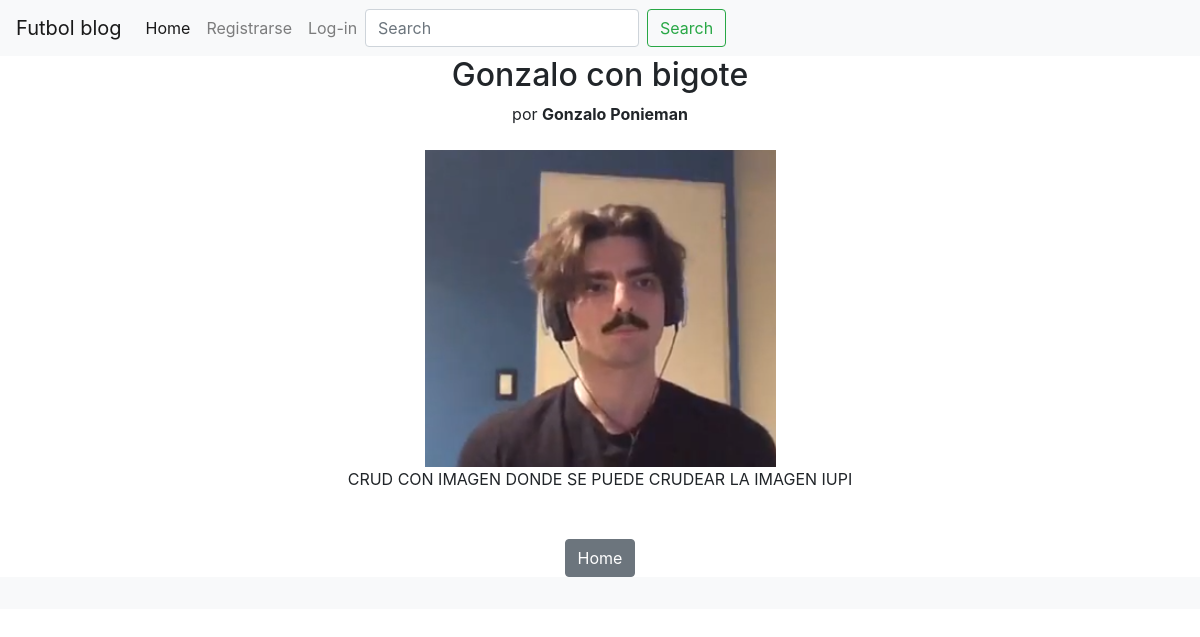
Screenshot of /article/4 with the database file from the repository.
### blog/models.py (models this page shows, shortened)
class Post(models.Model):
    title = models.CharField(max_length=255)
    author = models.ForeignKey(User, on_delete=models.CASCADE)
    resume = models.CharField(max_length=255, default=None)
    body = models.TextField(max_length=500)
    imagen = models.ImageField(upload_to='media/profile', null=True, blank = True)

### blog/views.py (the view)
# urls.py: path('article/<int:pk>', ArticleDetailView.as_view(), name="article-detail"),
class ArticleDetailView(DetailView):
    model = Post
    template_name = 'blog/article_details.html'

### blog/templates/blog/article_details.html (shortened to what this page needs)
{% extends 'blog/base.html' %}
{% block content %}
<center/>
<h2> {{ post.title }} </h2>
<h10> por <b>{{ post.author.first_name }} {{ post.author.last_name }}
</b>
<br/>
<img src="{{ post.imagen.url }}">
<br/>
{{ post.body|safe }}
<br/><br/><br/>
<a href="{% url 'home' %}" class="btn btn-secondary"> Home </a>
{% endblock %}

### rows the page displays
Post: title "Gonzalo con bigote", author.first_name "Gonzalo", author.last_name "Ponieman", imagen (picture), body "CRUD CON IMAGEN DONDE SE PUEDE CRUDEAR LA IMAGEN IUPI"
